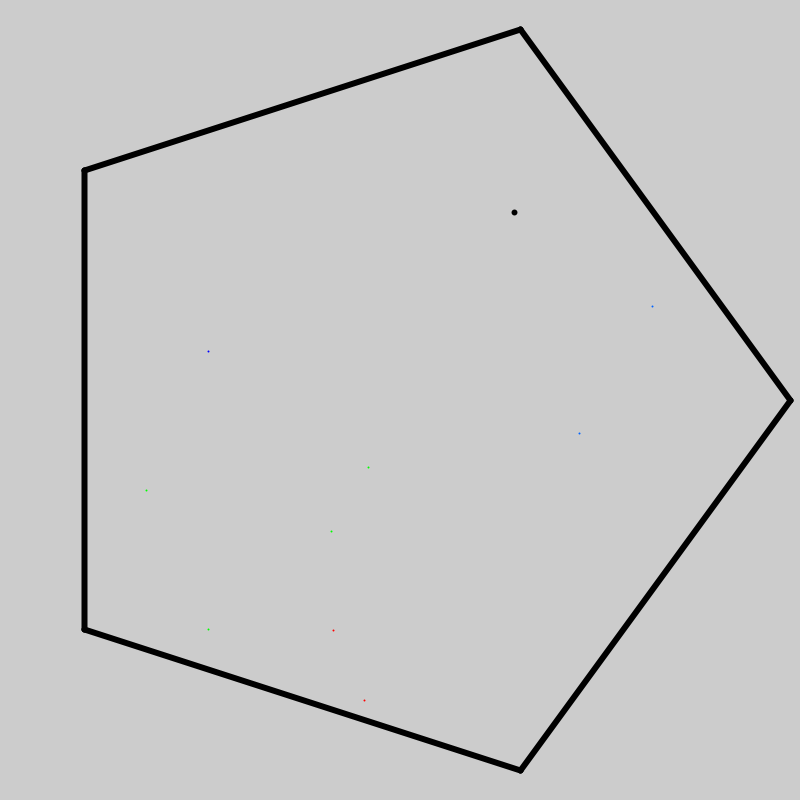
Frame 1 (no input)
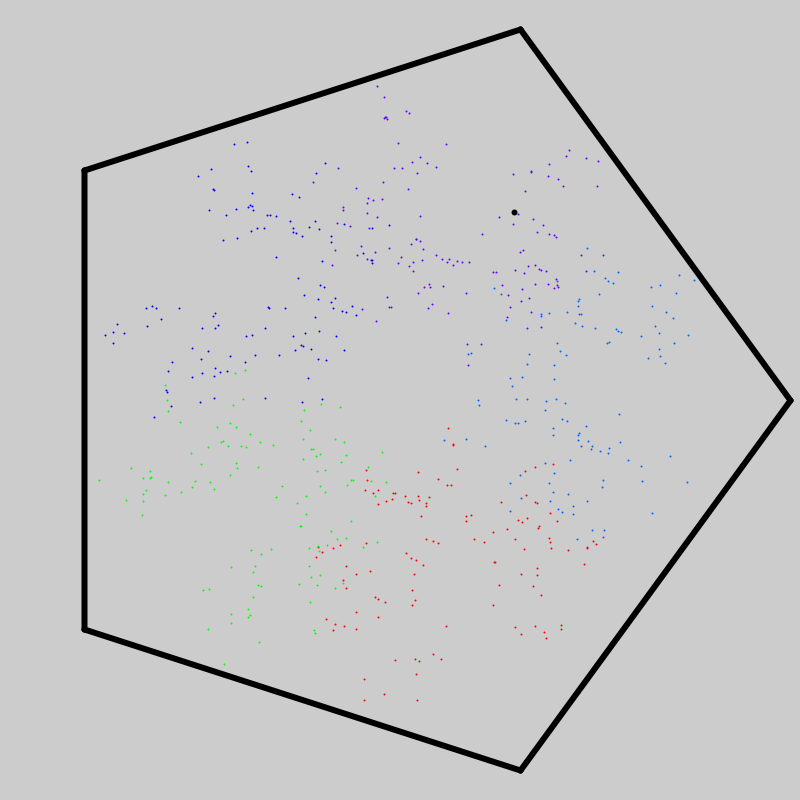
Frame 60 (the mouse pressed at the canvas centre just before this capture)
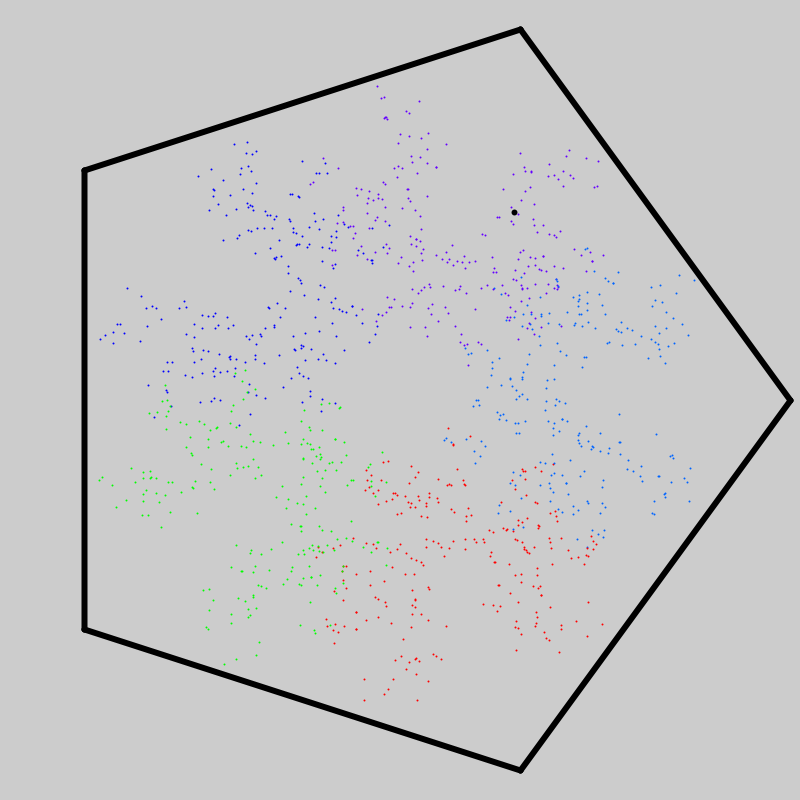
Frame 120 (the mouse held since frame 60 and released just before this capture)

The Processing sketch that drew these frames (run headless with seeded random() and noise(); from frame 60 on, the mouse is pressed at the canvas centre):

// Processing sketch: chaos_game_2
// ── chaos_game_2.pde
PVector a,b,c,d,e, target;
PVector[] points;

float percent=0.5;//1/1.618033988;//0.5;

int prev;

void setup() {
  size(800, 800);
  //noStroke();
  fill(50);
  
  float rad = 390;
  //translate(width/2,height/2);
  
  points = new PVector[5];
  points[0] = new PVector(rad*cos(TWO_PI/5),  rad*sin(TWO_PI/5));
  points[1]= new PVector(rad*cos(2*TWO_PI/5),rad*sin(2*TWO_PI/5));
  points[2]= new PVector(rad*cos(3*TWO_PI/5),rad*sin(3*TWO_PI/5));
  points[3]= new PVector(rad*cos(4*TWO_PI/5),rad*sin(4*TWO_PI/5));
  points[4]= new PVector(rad*cos(5*TWO_PI/5),rad*sin(5*TWO_PI/5));
  
  for (int i = 0; i < 5;i++)
  {
    points[i].add(width/2,height/2);
  }
  
  target = new PVector( random(-rad,rad), random(-rad,rad));
  target.add(width/2,height/2);
  
  //stroke(0, 250, 0);
  strokeWeight(6);
  
  for (int i = 0; i < 5;i++)
  {
    point(points[i].x,points[i].y);
  }
  
  for (int i = 0; i < 4;i++)
  {
    line(points[i].x,points[i].y, points[i+1].x, points[i+1].y);
 
  }
      line(points[4].x,points[4].y, points[0].x, points[0].y);
  
  point(target.x, target.y);

}

void draw() 
{
  strokeWeight(2);
  for (int i = 0; i <10; i++)
  {
    point(target.x, target.y);

    int r = floor(random(5));
    
    while ( r == prev) {
      r = floor(random(5));
    }
    if (r == 0) {
      stroke(255, 0, 0);
      target.x = lerp(target.x, points[0].x, percent);
      target.y = lerp(target.y, points[0].y, percent);
    } else if (r == 1) {
      stroke(0, 255, 0);
      target.x = lerp(target.x, points[1].x, percent);
      target.y = lerp(target.y, points[1].y, percent);
    } else if (r == 2) {
      stroke(0, 0,255);
      target.x = lerp(target.x, points[2].x, percent);
      target.y = lerp(target.y, points[2].y, percent);
    } else if (r == 3) {
      stroke(100, 0,255);
      target.x = lerp(target.x, points[3].x, percent);
      target.y = lerp(target.y, points[3].y, percent);
    } else if (r == 4) {
      stroke(0, 100,255);
      target.x = lerp(target.x, points[4].x, percent);
      target.y = lerp(target.y, points[4].y, percent);
    }
    
    prev = r;
  }

}
